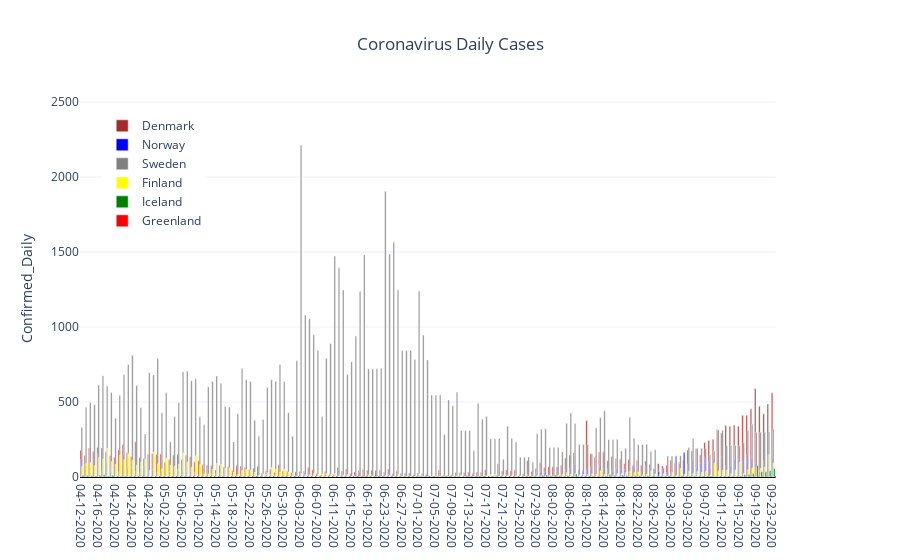

The cell this chart's notebook holds for it:
### Code cell
fig = make_subplots(specs=[[{'secondary_y':True}]])
for mycountry in countries_list:
    fig.add_trace(go.Bar(x=country_df[country_df['Country_Region']==mycountry]['Date'],
                               y=country_df[country_df['Country_Region']==mycountry]['Confirmed_Daily'],
                               name = rename_dict[mycountry],
                               marker = {'color':colors_dict[mycountry]},width = 0.35),
                  secondary_y = False)

fig.update_layout(showlegend = True,
                legend= dict(x=0.03,y=0.97),
                title='Coronavirus Daily Cases',
                title_x= 0.5,
                yaxis={'title':'Confirmed_Daily',
                       #long one liner because US data still in dataset
                       'range': [0.0,country_df[country_df['Country_Region'].isin(countries_list)]['Confirmed_Daily'].max() + 300.0],
                       'zeroline':True,'zerolinecolor':'#000000','zerolinewidth':2.0},
                template='plotly_white')

fig.show()
myfilename = r'C:\__YOUTUBE__\__POLITICS__\Coronavirus\outputdata\8-CV_Daily_Cases.png'
fig.write_image(myfilename,width = 852,height = 480, scale = 2.0)
print('Static Image:')
Image(filename=myfilename)

### Figure 1 — Plotly figure (JSON) as saved in the notebook; plotly's stock layout.template omitted (floating-point values rounded to 4 significant figures; data arrays with more than 128 entries replaced by an {"elided": "..."} marker saying what was removed)
{"data": [{"marker": {"color": "brown"}, "name": "Denmark", "type": "bar", "width": 0.35, "x": {"elided": "165 str values"}, "xaxis": "x", "y": {"elided": "165 int values"}, "yaxis": "y"}, {"marker": {"color": "blue"}, "name": "Norway", "type": "bar", "width": 0.35, "x": {"elided": "165 str values"}, "xaxis": "x", "y": {"elided": "165 int values"}, "yaxis": "y"}, {"marker": {"color": "grey"}, "name": "Sweden", "type": "bar", "width": 0.35, "x": {"elided": "165 str values"}, "xaxis": "x", "y": {"elided": "165 int values"}, "yaxis": "y"}, {"marker": {"color": "yellow"}, "name": "Finland", "type": "bar", "width": 0.35, "x": {"elided": "165 str values"}, "xaxis": "x", "y": {"elided": "165 int values"}, "yaxis": "y"}, {"marker": {"color": "green"}, "name": "Iceland", "type": "bar", "width": 0.35, "x": {"elided": "165 str values"}, "xaxis": "x", "y": {"elided": "165 int values"}, "yaxis": "y"}, {"marker": {"color": "red"}, "name": "Greenland", "type": "bar", "width": 0.35, "x": {"elided": "165 str values"}, "xaxis": "x", "y": {"elided": "165 null values"}, "yaxis": "y"}], "layout": {"legend": {"x": 0.03, "y": 0.97}, "showlegend": true, "title": {"text": "Coronavirus Daily Cases", "x": 0.5}, "xaxis": {"anchor": "y", "domain": [0, 0.94]}, "yaxis": {"anchor": "x", "domain": [0, 1], "range": [0, 2514], "title": {"text": "Confirmed_Daily"}, "zeroline": true, "zerolinecolor": "#000000", "zerolinewidth": 2}, "yaxis2": {"anchor": "x", "overlaying": "y", "side": "right"}}}
